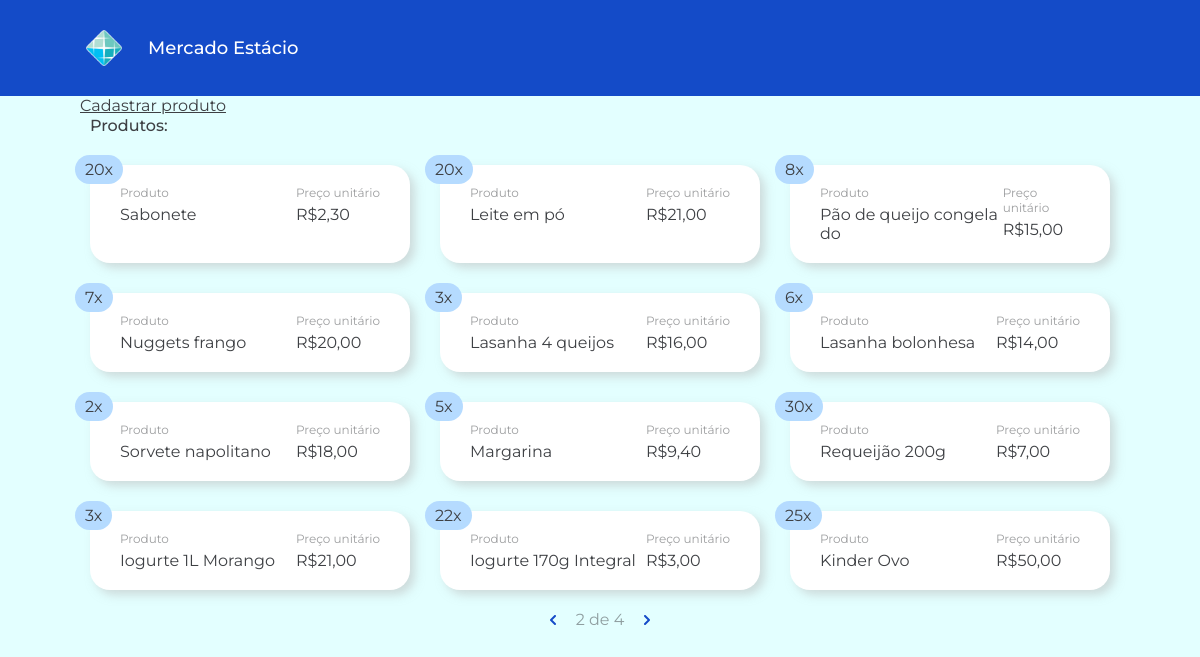
The page /mercado/?pagina=2 on the database its author committed.
### app_mercado/models.py (models this page shows, shortened)
class Produto(models.Model):
    prod_desc = models.CharField(max_length=200)
    data_reg = models.DateTimeField('data registro')
    valor = models.DecimalField(decimal_places=2, max_digits=5)
    quantidade = models.IntegerField(default=1)
    def obterValorFormatado(self):
        return str(self.valor).replace(".",",")

### app_mercado/views.py (the view)
# urls.py: path('', views.index, name='index'),
def index(request):
    lista_produtos = Produto.objects.all()
    paginator = Paginator(lista_produtos, 12)
    page = request.GET.get('pagina')
    lista_paginada = paginator.get_page(page)
    dados = {
        'lista_produtos' : lista_paginada,
    }
    template = loader.get_template('home/index.html')
    return HttpResponse(template.render(dados, request))

### app_mercado/templates/home/index.html (shortened to what this page needs)
<!DOCTYPE html>
{% load static %}
<html lang="pt-br">
<head>
    <link rel="stylesheet" href="{% static 'styles/home.css' %}">
</head>
<body>
    <header>
        <div class="logo-container">
            <img src="{% static 'assets/logo_estacio.png' %}" alt="logo" class="logo">
            <h1>Mercado Estácio</h1>
        </div>
        <a href="cadastrar">
            <div class="btn-cadastro">Cadastrar produto</div>
        </a>
    </header>
    <main>
        <h4>Produtos:</h4>
        {% if lista_produtos %}
        <div class="produtos-container">
            {% for produto in lista_produtos %}
            <div class="card-produto">
                <div class="card-quantidade">
                    {{ produto.quantidade }}x
                </div>
                <div class="card-descricao">
                    <div class="card-label">Produto</div>
                    <div class="card-valor">{{ produto.prod_desc }}</div>
                </div>
                <div class="card-preco">
                    <div class="card-label">Preço unitário</div>
                    <div class="card-valor">R${{ produto.obterValorFormatado }}</div>
                </div>
            </div>
            {% endfor %}
        </div>
        <div class="paginacao">
            {% if lista_produtos.has_previous %}
            <a href="?pagina={{ lista_produtos.previous_page_number }}">
                <div class="btn-paginacao">
                    <img src="{% static 'assets/previous_icon.svg' %}">
                </div>
            </a>
            {% endif %}
            <span class="pagina-atual">{{ lista_produtos.number }} de {{ lista_produtos.paginator.num_pages }}</span>
            {% if lista_produtos.has_next %}
            <a href="?pagina={{ lista_produtos.next_page_number }}">
                <div class="btn-paginacao">
                    <img src="{% static 'assets/next_icon.svg' %}">
                </div>
            </a>
            {% endif %}
        </div>
        {% else %}
        <h4>Sem produtos registrados.</h4>
        {% endif %}
    </main>
</body>
</html>

### app_mercado/static/styles/home.css (style rules this page uses)
:root { --cor-azul-primario: #144BC8; --cor-azul-chip: #B5DBFF; --cor-fonte-primaria: #3E4044; --espacamento: 20px; --radius: 20px; --fonte-grande: 20px; --fonte-padrao: 16px; --fonte-pequena: 12px; }
body { margin: 0; padding: 0; height: 100vh; width: 100vw; overflow-x: hidden; position: static; background-color: rgb(227, 255, 255); }
* { font-family: 'Montserrat', 'Verdana'; box-sizing: border-box; color: var(--cor-fonte-primaria); }
h1, h2, h3, h4, h5, h6 { margin: 0; padding: 0; display: inline-block; font-weight: 500; }
header { height: 12%; background-color: var(--cor-azul-primario); position: sticky; top: 0; z-index: 1; padding: 0 80px; }
.logo-container { height: 100%; width: 100%; display: flex; flex-direction: row; align-items: center; }
.logo { height: 3em; margin-right: var(--espacamento); }
.logo-container h1 { color: #ffffff; font-size: large; }
main { padding: 20px 90px; width: 100%; display: flex; flex-direction: column; justify-content: center; align-items: center; }
main h4 { align-self: start; }
.produtos-container { height: 90%; width: 100%; margin-top: 30px; display: grid; grid-template-columns: 1fr 1fr 1fr; gap: 30px; }
.card-produto { background-color: #fff; border-radius: var(--radius); box-shadow: 5px 5px 10px rgba(185, 185, 185, 0.5); padding: 20px 30px; display: flex; flex-direction: row; justify-content: space-between; position: relative; }
.card-quantidade { position: absolute; top: -10px; left: -15px; background-color: var(--cor-azul-chip); padding: 5px 10px; border-radius: var(--radius); }
.card-label { color: var(--cor-fonte-primaria); opacity: .5; font-size: var(--fonte-pequena); }
.card-valor { margin-top: 5px; font-size: var(--fonte-padrao); word-break: break-all; }
.paginacao { margin-top: var(--espacamento); display: flex; flex-direction: row; gap: 20px; }
.pagina-atual { color: var(--cor-fonte-primaria); opacity: .5; }

### rows shown on the page
Produto: quantidade "20", prod_desc "Sabonete", obterValorFormatado "2,30"
Produto: quantidade "20", prod_desc "Leite em pó", obterValorFormatado "21,00"
Produto: quantidade "8", prod_desc "Pão de queijo congelado", obterValorFormatado "15,00"
Produto: quantidade "7", prod_desc "Nuggets frango", obterValorFormatado "20,00"
Produto: quantidade "3", prod_desc "Lasanha 4 queijos", obterValorFormatado "16,00"
Produto: quantidade "6", prod_desc "Lasanha bolonhesa", obterValorFormatado "14,00"
Produto: quantidade "2", prod_desc "Sorvete napolitano", obterValorFormatado "18,00"
Produto: quantidade "5", prod_desc "Margarina", obterValorFormatado "9,40"
Produto: quantidade "30", prod_desc "Requeijão 200g", obterValorFormatado "7,00"
Produto: quantidade "3", prod_desc "Iogurte 1L Morango", obterValorFormatado "21,00"
Produto: quantidade "22", prod_desc "Iogurte 170g Integral", obterValorFormatado "3,00"
Produto: quantidade "25", prod_desc "Kinder Ovo", obterValorFormatado "50,00"

### other values the page prints
{{ lista_produtos.number }} "2"
{{ lista_produtos.paginator.num_pages }} "4"
